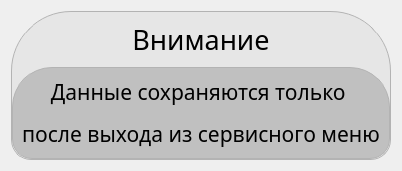
           <widget class="QWidget" name="save_attention_page">
            <layout class="QVBoxLayout" name="verticalLayout_17">
             <item>
              <widget class="QFrame" name="frame_30">
               <property name="styleSheet">
                <string notr="true">QFrame#frame_30 {
color: rgb(0, 0, 0);
background-color:rgba(230,230,230, 255);
border-top-right-radius: 60px;
border-bottom-right-radius: 20px;
border-top-left-radius: 60px;
border-bottom-left-radius: 20px;
border: 1px solid #B3B3B3;
}</string>
               </property>
               <property name="frameShape">
                <enum>QFrame::NoFrame</enum>
               </property>
               <property name="frameShadow">
                <enum>QFrame::Raised</enum>
               </property>
               <layout class="QVBoxLayout" name="verticalLayout_16">
                <property name="spacing">
                 <number>0</number>
                </property>
                <property name="leftMargin">
                 <number>0</number>
                </property>
                <property name="topMargin">
                 <number>0</number>
                </property>
                <property name="rightMargin">
                 <number>0</number>
                </property>
                <property name="bottomMargin">
                 <number>0</number>
                </property>
                <item>
                 <widget class="QFrame" name="frame_31">
                  <property name="frameShape">
                   <enum>QFrame::NoFrame</enum>
                  </property>
                  <property name="frameShadow">
                   <enum>QFrame::Raised</enum>
                  </property>
                  <layout class="QHBoxLayout" name="horizontalLayout_27">
                   <item>
                    <widget class="QLabel" name="label_24">
                     <property name="font">
                      <font>
                       <family>Rubik</family>
                       <pointsize>20</pointsize>
                      </font>
                     </property>
                     <property name="text">
                      <string>Внимание</string>
                     </property>
                     <property name="alignment">
                      <set>Qt::AlignCenter</set>
                     </property>
                    </widget>
                   </item>
                  </layout>
                 </widget>
                </item>
                <item>
                 <widget class="QFrame" name="frame_32">
                  <property name="styleSheet">
                   <string notr="true">QFrame#frame_32 {
color: rgb(0, 0, 0);
background-color:rgba(192, 192, 192, 255);
border-top-right-radius: 40px;
border-bottom-right-radius: 20px;
border-top-left-radius: 40px;
border-bottom-left-radius: 20px;
border: 1px solid #B3B3B3;
}</string>
                  </property>
                  <property name="frameShape">
                   <enum>QFrame::NoFrame</enum>
                  </property>
                  <property name="frameShadow">
                   <enum>QFrame::Raised</enum>
                  </property>
                  <layout class="QHBoxLayout" name="horizontalLayout_28">
                   <item>
                    <widget class="QLabel" name="label_25">
                     <property name="font">
                      <font>
                       <family>Rubik</family>
                       <pointsize>16</pointsize>
                      </font>
                     </property>
                     <property name="text">
                      <string>&lt;html&gt;&lt;head/&gt;&lt;body&gt;&lt;p&gt;Данные сохраняются только &lt;/p&gt;&lt;p&gt;после выхода из сервисного меню&lt;/p&gt;&lt;/body&gt;&lt;/html&gt;</string>
                     </property>
                     <property name="alignment">
                      <set>Qt::AlignCenter</set>
                     </property>
                    </widget>
                   </item>
                  </layout>
                 </widget>
                </item>
               </layout>
              </widget>
             </item>
            </layout>
           </widget>
